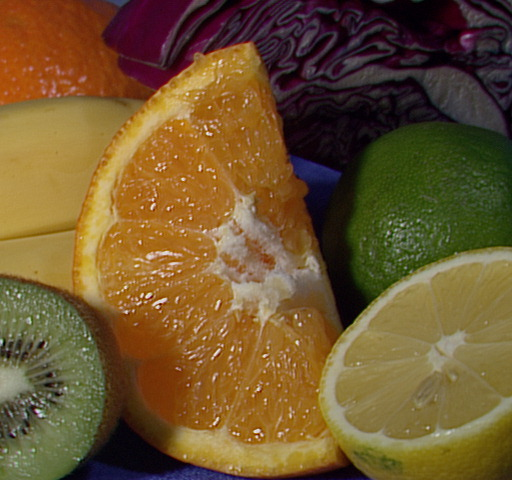
//> input picture resource/fruits.jpg, 512 x 480 px
$ ./example_02-07   (built with g++ and OpenCV 4)
//> lines starting //> are read from the running program, lines starting //| are printed output that depends on the picture
// Example 2-7. The Canny edge detector writes its output to a single-channel (grayscale) image
// 2
#include <opencv2/opencv.hpp>


int main() {
  cv::Mat img_rgb, img_gry, img_cny;

  cv::namedWindow( "Example Gray", cv::WINDOW_AUTOSIZE );
  cv::namedWindow( "Example Canny", cv::WINDOW_AUTOSIZE );

  img_rgb = cv::imread("../fruits.jpg");
//> img_rgb is the input picture: 480 rows x 512 cols, CV_8UC3; mean B, G, R 46.2, 85.6, 110.8

  //转换到灰度图
  cv::cvtColor( img_rgb, img_gry, cv::COLOR_BGR2GRAY);
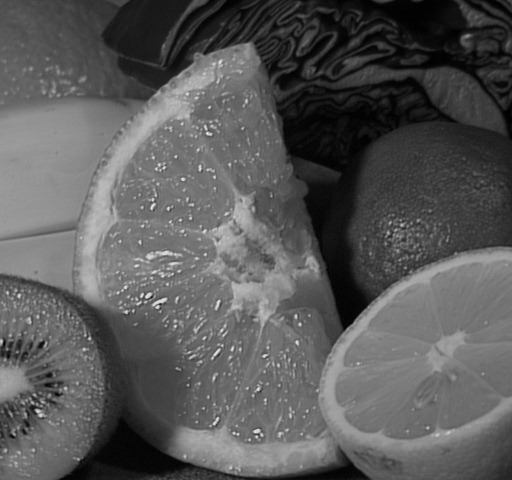
//> img_gry: 480 rows x 512 cols, CV_8UC1; min 0, max 238, mean 88.7
  cv::imshow( "Example Gray", img_gry );

  cv::Canny( img_gry, img_cny, 10, 100, 3, true );
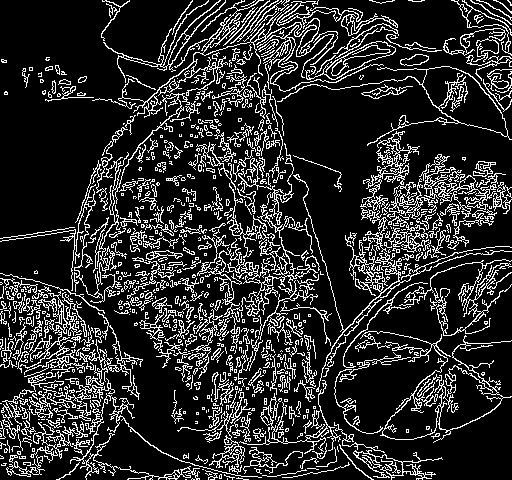
//> img_cny: 480 rows x 512 cols, CV_8UC1; 17.4% white in thin lines or dots
  cv::imshow( "Example Canny", img_cny );

  cv::waitKey(0);

}

$ run again, with resource/BlueCup.jpg copied over resource/fruits.jpg
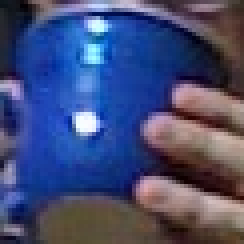
//> input picture resource/BlueCup.jpg, 61 x 61 px (shown 4 times larger)
//> img_rgb is the input picture: 61 rows x 61 cols, CV_8UC3; mean B, G, R 117.6, 76.4, 68
//> `cv::cvtColor( img_rgb, img_gry, cv::COLOR_BGR2GRAY);`:
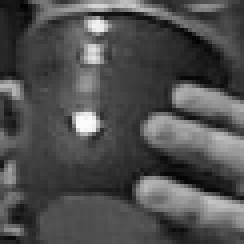
//> img_gry: 61 rows x 61 cols, CV_8UC1 (shown 4 times larger); min 2, max 252, mean 78.6
//> `cv::Canny( img_gry, img_cny, 10, 100, 3, true );`:
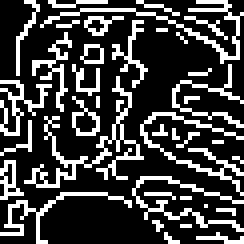
//> img_cny: 61 rows x 61 cols, CV_8UC1 (shown 4 times larger); 25.3% white in thin lines or dots

$ run again, with resource/HandIndoorColor.jpg copied over resource/fruits.jpg
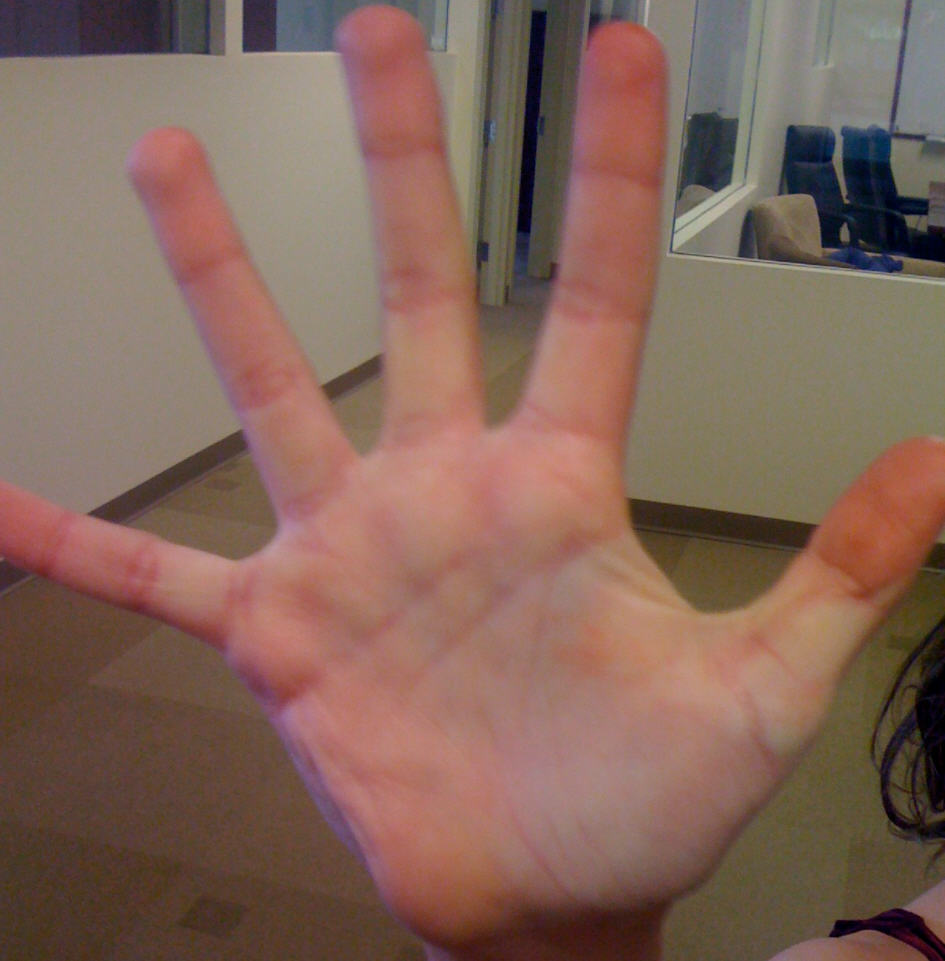
//> input picture resource/HandIndoorColor.jpg, 945 x 961 px
//> img_rgb is the input picture: 961 rows x 945 cols, CV_8UC3; mean B, G, R 89.5, 101.6, 131.2
//> `cv::cvtColor( img_rgb, img_gry, cv::COLOR_BGR2GRAY);`:
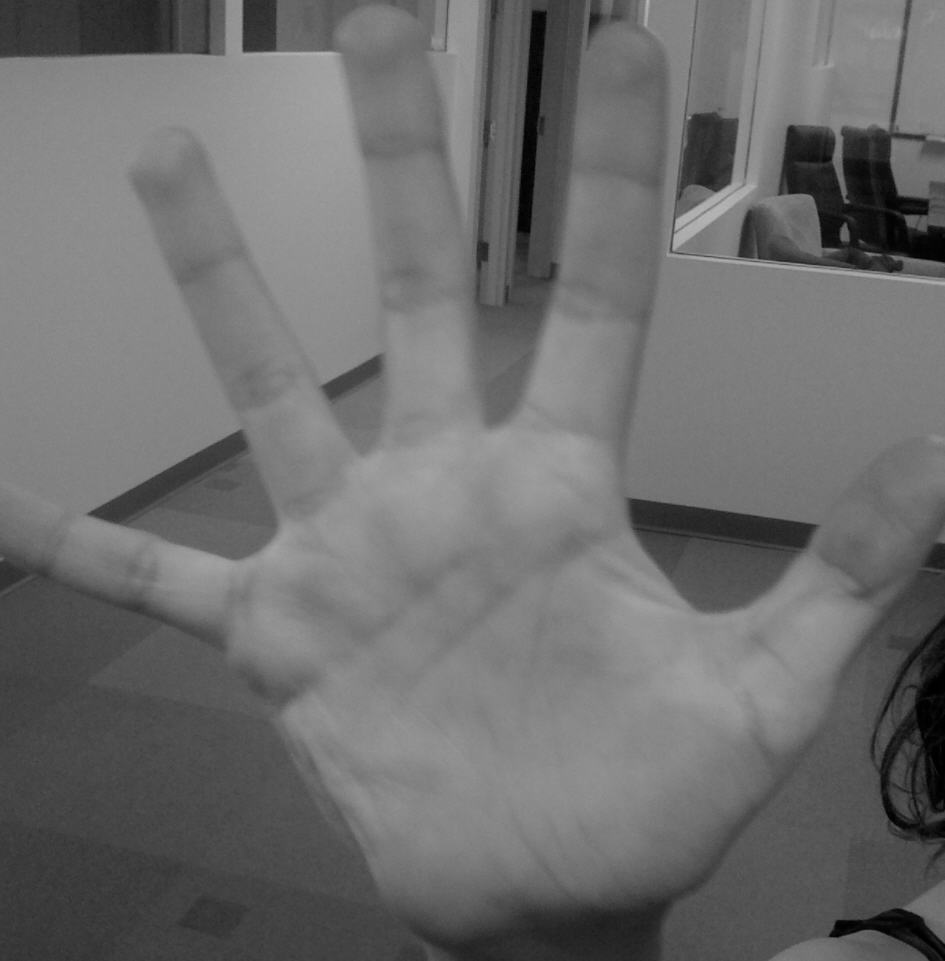
//> img_gry: 961 rows x 945 cols, CV_8UC1; min 0, max 185, mean 109.1
//> `cv::Canny( img_gry, img_cny, 10, 100, 3, true );`:
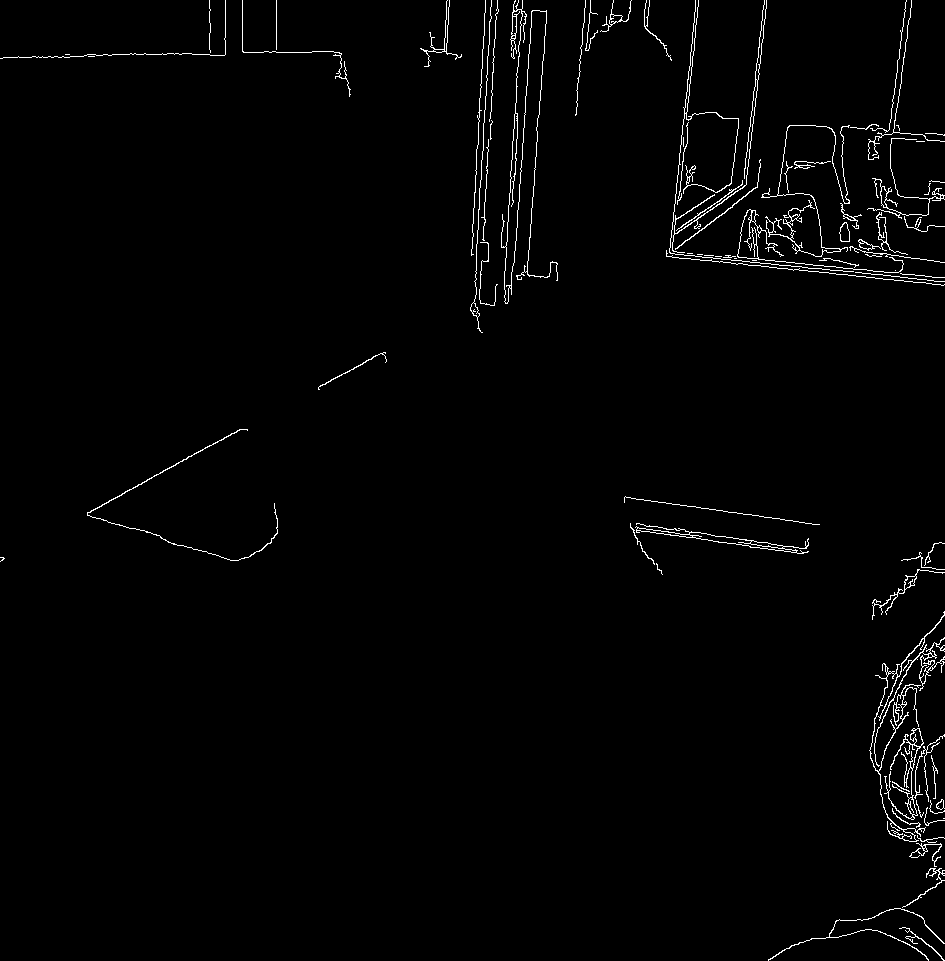
//> img_cny: 961 rows x 945 cols, CV_8UC1; 1.5% white in thin lines or dots

$ run again, with resource/HandOutdoorColor.jpg copied over resource/fruits.jpg
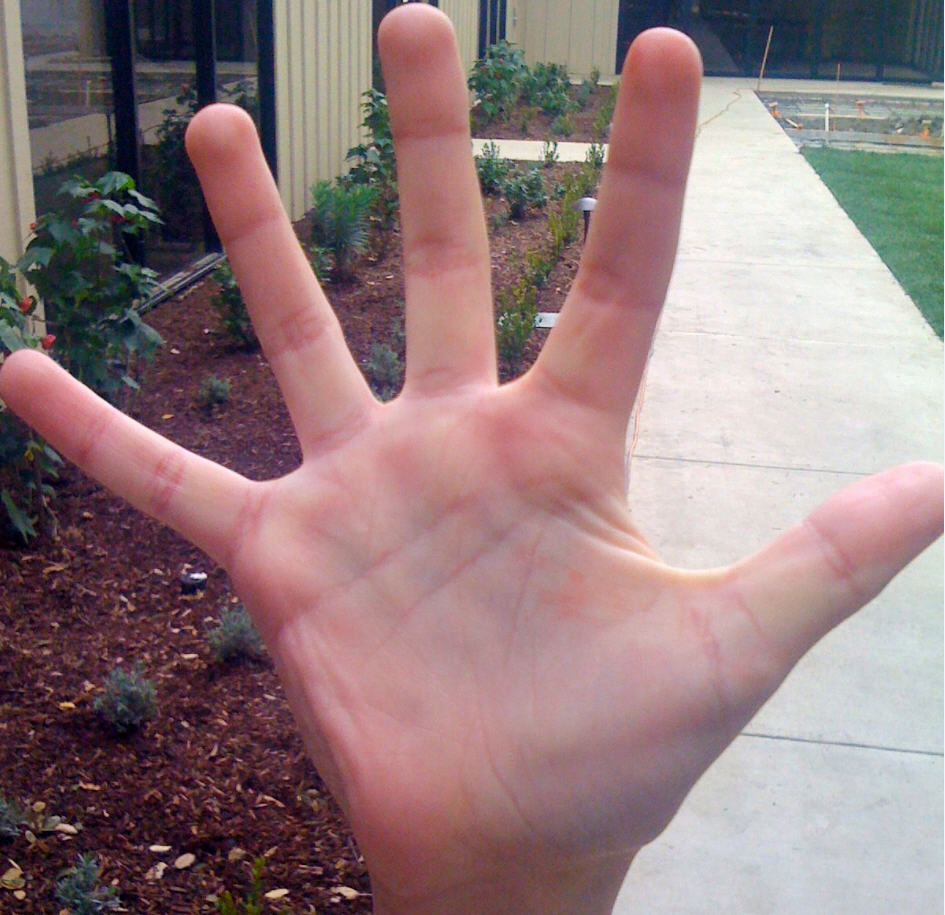
//> input picture resource/HandOutdoorColor.jpg, 945 x 915 px
//> img_rgb is the input picture: 915 rows x 945 cols, CV_8UC3; mean B, G, R 125.6, 123.8, 146.8
//> `cv::cvtColor( img_rgb, img_gry, cv::COLOR_BGR2GRAY);`:
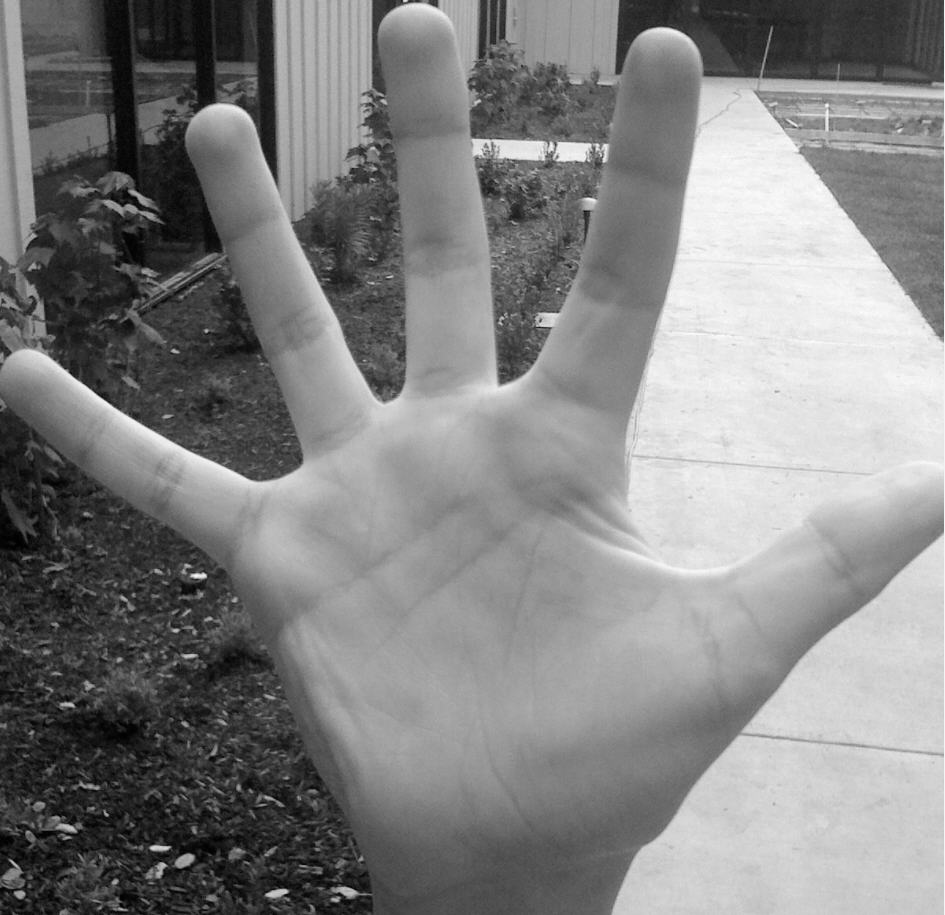
//> img_gry: 915 rows x 945 cols, CV_8UC1; min 0, max 254, mean 130.9
//> `cv::Canny( img_gry, img_cny, 10, 100, 3, true );`:
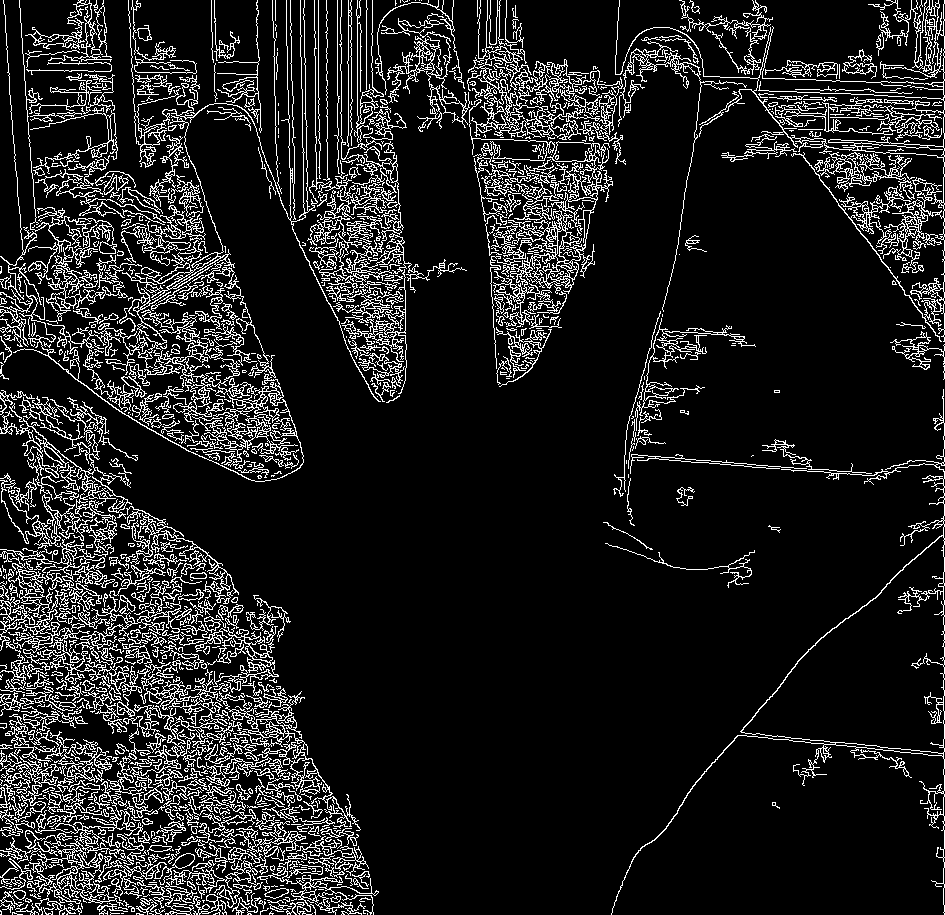
//> img_cny: 915 rows x 945 cols, CV_8UC1; 12.1% white in thin lines or dots
